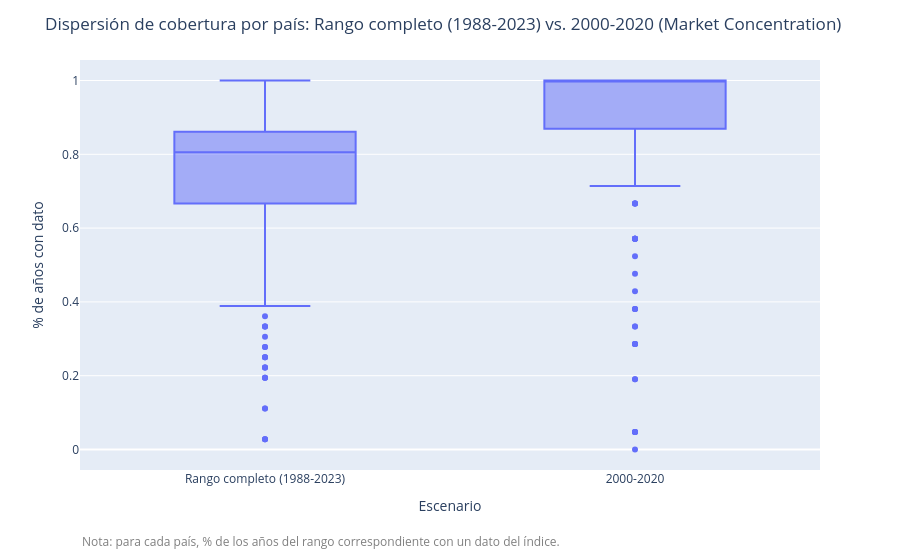

This figure's notebook cell:
### Code cell
df_dispersion_pais_mc = pd.concat([
    pd.DataFrame({"cobertura": cobertura_pct_completo_mc, "Escenario": etiqueta_rango_completo}),
    pd.DataFrame({"cobertura": cobertura_pct_2000_2020_mc, "Escenario": "2000-2020"}),
])

fig_dispersion_pais_mc = px.box(
    df_dispersion_pais_mc, x="Escenario", y="cobertura", points="outliers",
    labels={"cobertura": "% de años con dato"},
)
fig_dispersion_pais_mc.update_layout(
    title=f"Dispersión de cobertura por país: {etiqueta_rango_completo} vs. 2000-2020 (Market Concentration)",
    margin=dict(b=90),
)
fig_dispersion_pais_mc.add_annotation(
    text="Nota: para cada país, % de los años del rango correspondiente con un dato del índice.",
    xref="paper", yref="paper", x=0, y=-0.2, showarrow=False,
    font=dict(size=12, color="gray"), align="left",
)

figuras_reporte.append(("dispersion_pais_densidad_mc", fig_dispersion_pais_mc))
fig_dispersion_pais_mc.show()

### Figure 1 — Plotly figure (JSON) as saved in the notebook; plotly's stock layout.template omitted (floating-point values rounded to 4 significant figures; data arrays with more than 128 entries replaced by an {"elided": "..."} marker saying what was removed)
{"data": [{"alignmentgroup": "True", "boxpoints": "outliers", "hovertemplate": "Escenario=%{x}<br>% de años con dato=%{y}<extra></extra>", "legendgroup": "", "marker": {"color": "#636efa"}, "name": "", "notched": false, "offsetgroup": "", "orientation": "v", "showlegend": false, "type": "box", "x": {"elided": "366 str values"}, "x0": " ", "xaxis": "x", "y": {"elided": "366 float values"}, "y0": " ", "yaxis": "y"}], "layout": {"annotations": [{"align": "left", "font": {"color": "gray", "size": 12}, "showarrow": false, "text": "Nota: para cada país, % de los años del rango correspondiente con un dato del índice.", "x": 0, "xref": "paper", "y": -0.2, "yref": "paper"}], "boxmode": "group", "legend": {"tracegroupgap": 0}, "margin": {"b": 90, "t": 60}, "title": {"text": "Dispersión de cobertura por país: Rango completo (1988-2023) vs. 2000-2020 (Market Concentration)"}, "xaxis": {"anchor": "y", "domain": [0, 1], "title": {"text": "Escenario"}}, "yaxis": {"anchor": "x", "domain": [0, 1], "title": {"text": "% de años con dato"}}}}
